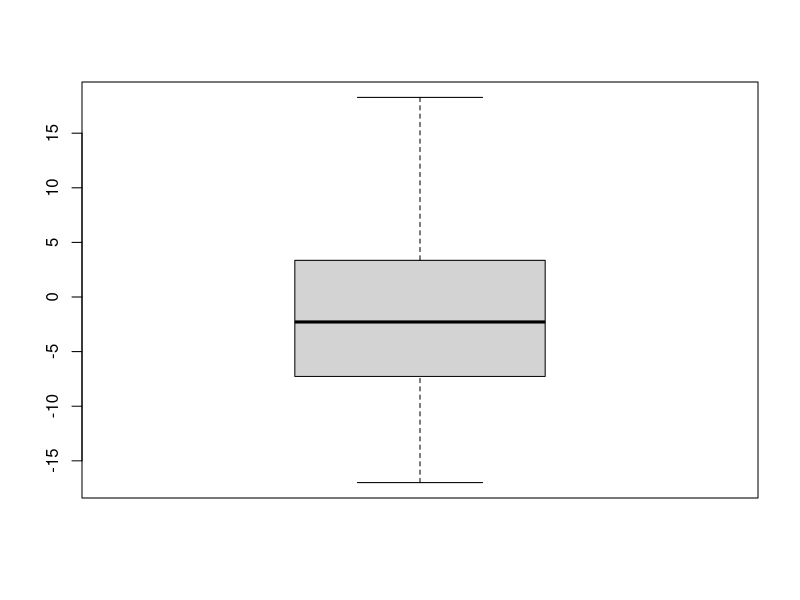
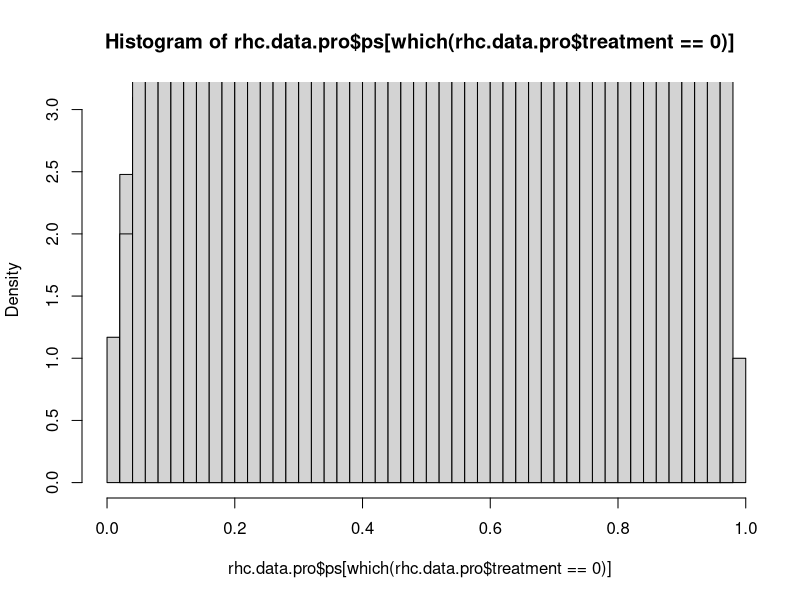
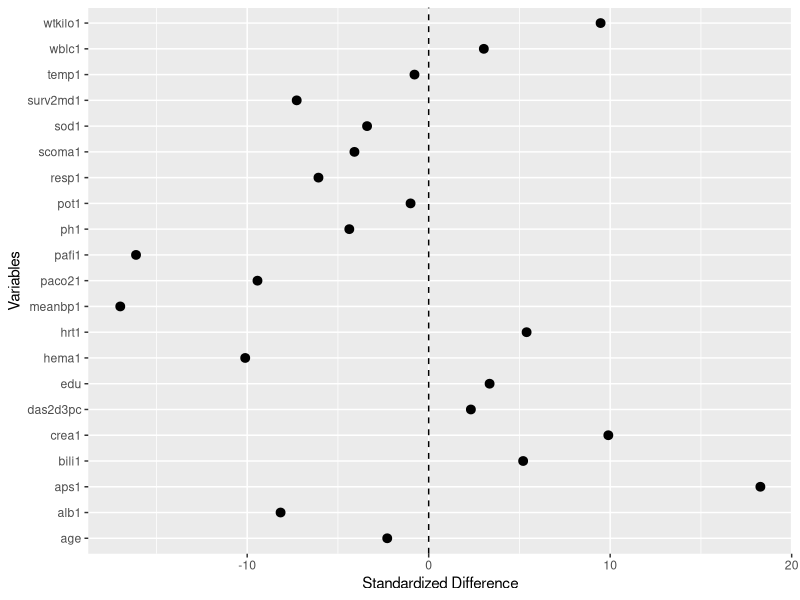
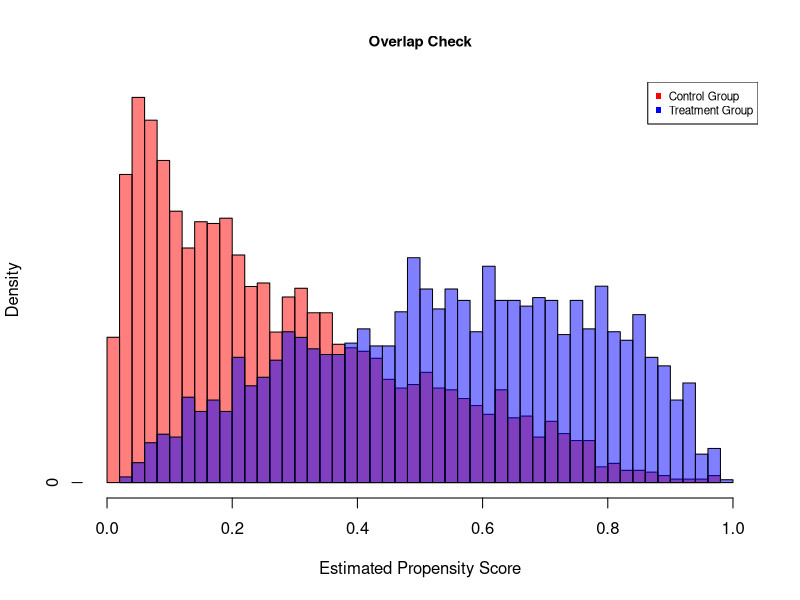
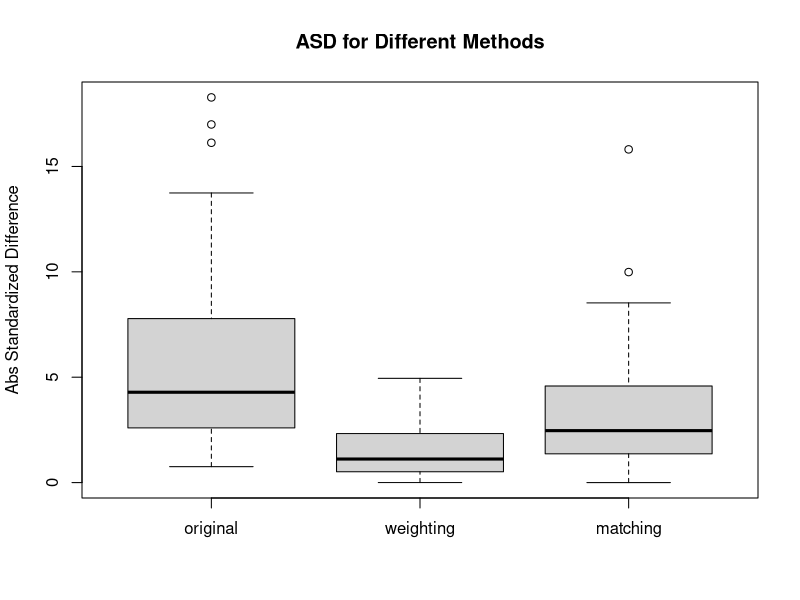

Here is the R script that generated these plots, in order:
## ---- chunk 1
library(ggplot2)
library(mgcv)
library(Matching)
library(xtable)

rhc.data<-read.table("data/rhc.txt")

#Check Missing Values
any(unlist(lapply(rhc.data,FUN=function(x){any(is.na(x))})))


#Continuous Variables
names(which(unlist(lapply(rhc.data,class))=="numeric"))
names(which(unlist(lapply(rhc.data,class))=="integer"))
#Categorical Variables
names(which(unlist(lapply(rhc.data[,c(-1,-54)],class))=="logical"))
names(which(unlist(lapply(rhc.data,class))=="factor"))

n_indi<-c(which(unlist(lapply(rhc.data,class))=="numeric"),which(unlist(lapply(rhc.data,class))=="integer"))
c_indi<-c(which(unlist(lapply(rhc.data[,c(-1,-54)],class))=="logical"),which(unlist(lapply(rhc.data,class))=="factor"))


#Descriptive Comparison
data_t<-subset(rhc.data,treatment==1)
data_c<-subset(rhc.data,treatment==0)
size_t<-dim(data_t)[1]
size_c<-dim(data_c)[1]

#Calculate ASD for Continuous Variables
dif1<-apply(data.matrix(data_t[,n_indi]),2,mean)-
  apply(data.matrix(data_c[,n_indi]),2,mean)

sd1<-sqrt(apply(data.matrix(data_t[,n_indi]),2,var)/size_t+
      apply(data.matrix(data_c[,n_indi]),2,var)/size_c)

ASD_1<-dif1/sd1;boxplot(ASD_1)

ASD<-data.frame(mean=dif1,sd=sd1,asd=ASD_1)
pdf("asd.pdf",width=8,height=6)
ggplot(data=ASD,aes(x=names(ASD_1),y=asd,ymin=asd,ymax=asd))+geom_pointrange()+
  geom_hline(yintercept = 0,lty=2)+coord_flip()+xlab("Variables")+ylab("Standardized Difference")
dev.off()

##############################################
# Regression adjustment 1: without matching ##
##############################################

########################################################################## 
###Note: Here I use the simple GLM for the regression adjustment model.  #
###For more flexible outcome model, one can use things like splines      #
###(e.g. the "gam" function in the "mgcv" package)                       #
##########################################################################

outcomeformula = function()
{
  return(dth30 ~ age + sex + race + edu + income + 
          ninsclas + cat1 + cat2 + resp + card + neuro + gastr + renal + meta +
          hema + seps + trauma + das2d3pc + dnr1 + ca + surv2md1 +
          aps1 + scoma1 + wtkilo1 + temp1 + meanbp1 + resp1 + hrt1 + pafi1 + 
          paco21 + ph1 + wblc1 + hema1 + sod1 + pot1 + crea1 + bili1 + alb1 + 
          cardiohx + chfhx + dementhx + psychhx + chrpulhx + renalhx + 
          liverhx + gibledhx + malighx + immunhx + transhx + amihx + wt0 + ortho)
}

model_control<-glm(outcomeformula(), data=data_c,family=binomial(link="logit"))
model_treated<-glm(outcomeformula(), data=data_t,family=binomial(link="logit"))


#model_control<-glm(
#  as.formula(paste(colnames(rhc.data)[54], "~",
#                   paste(colnames(rhc.data)[c_indi], collapse = "+"),"+",
#                   paste(paste("s(",colnames(rhc.data)[n_indi],")",sep=""),collapse="+"),
#                   sep = ""
#  )),
#  data=data_c,family=binomial(link="logit")
#)


#model_treated<-glm(
#  as.formula(paste(colnames(rhc.data)[54], "~",
#                   paste(colnames(rhc.data)[c_indi], collapse = "+"),"+",
#                   paste(paste("s(",colnames(rhc.data)[n_indi],")",sep=""),collapse="+"),
#                   sep = ""
#  )),
#  data=data_t,family=binomial(link="logit")
#)

ATE_1<-(sum(data_t$dth30-predict(model_control,newdata = data_t,type="response"))-
  sum(data_c$dth30-predict(model_treated,newdata = data_c,type="response")))/dim(rhc.data)[1]

ATT_1<-mean(data_t$dth30-predict(model_control,newdata = data_t,type="response"))

# ######################################
# #Calculate variance via Delta Method #
# ######################################
# 
# X=predict(model_control,newdata=data_t,type='lpmatrix')
# c=coef(model_control)
# w=exp(-X%*%c)/((1+exp(-X%*%c))^2)
# h=apply(X,2,FUN=function(x){sum(x*w)})
# VAR_T<-t(h)%*%vcov(model_control,freq=T)%*%h
# 
# X=predict(model_treated,newdata=data_c,type='lpmatrix')
# t=coef(model_treated)
# w=exp(-X%*%t)/((1+exp(-X%*%t))^2)
# h=apply(X,2,FUN=function(x){sum(x*w)})
# VAR_C<-t(h)%*%vcov(model_treated,freq=T)%*%h
# ATE_VAR_reg=VAR_T/dim(rhc.data)[1]^2+VAR_C/dim(rhc.data)[1]^2+
#   var(rhc.data$dth30)/dim(rhc.data)[1]
#Standard Deviation of ATE
#sqrt(ATE_VAR_reg)

#Standard Deviation of ATT
#ATT_VAR_reg= var(data_t$dth30)/dim(data_t)[1]+VAR_T/dim(data_t)[1]^2
#sqrt(ATT_VAR_reg)


###########################
#Propensity Score Methods #
###########################

###########################################
#Stage 1: Estimate PS using logistic model#
###########################################

propscoreformula = function()
{
  return(treatment ~ age + sex + race + edu + income + 
          ninsclas + cat1 + cat2 + resp + card + neuro + gastr + renal + meta +
          hema + seps + trauma + das2d3pc + dnr1 + ca + surv2md1 +
          aps1 + scoma1 + wtkilo1 + temp1 + meanbp1 + resp1 + hrt1 + pafi1 + 
          paco21 + ph1 + wblc1 + hema1 + sod1 + pot1 + crea1 + bili1 + alb1 + 
          cardiohx + chfhx + dementhx + psychhx + chrpulhx + renalhx + 
          liverhx + gibledhx + malighx + immunhx + transhx + amihx + wt0 + ortho)
}


first_model<-glm(treatment ~ age + sex + race + edu + income + 
          ninsclas + cat1 + cat2 + resp + card + neuro + gastr + renal + meta +
          hema + seps + trauma + das2d3pc + dnr1 + ca + surv2md1 +
          aps1 + scoma1 + wtkilo1 + temp1 + meanbp1 + resp1 + hrt1 + pafi1 + 
          paco21 + ph1 + wblc1 + hema1 + sod1 + pot1 + crea1 + bili1 + alb1 + 
          cardiohx + chfhx + dementhx + psychhx + chrpulhx + renalhx + 
          liverhx + gibledhx + malighx + immunhx + transhx + amihx + wt0 + ortho,family = binomial(link="logit"),data=rhc.data
)

rhc.data.pro<-rhc.data
rhc.data.pro$ps<-fitted(first_model)

################################
#draw overlaid histogram of PS #
################################

a<-hist(rhc.data.pro$ps[which(rhc.data.pro$treatment==0)],breaks=50,freq=FALSE)
a$counts<-a$counts/sum(a$counts)

b<-hist(rhc.data.pro$ps[which(rhc.data.pro$treatment==1)],breaks=50,add=T)
b$counts<-b$counts/sum(b$counts)

pdf("prophist.pdf",width=8,height=6)
plot(a,col=rgb(1,0,0,0.5),main="Overlap Check",cex.main=0.9,xlab="Estimated Propensity Score",ylab="Density",xlim=c(0,1))
plot(b,add=TRUE,col=rgb(0,0,1,0.5),main="Overlap Check",xlab="Estimated Propensity Score",ylab="Density")
legend("topright",legend=c("Control Group","Treatment Group"),col=c("red","blue"),pch=15,cex=0.7)
dev.off()

################################################
#  Exclude samples in nonoverlapping region   ##
################################################ 
low_bound<-max(min(rhc.data.pro$ps[which(rhc.data.pro$treatment==1)]),
               min(rhc.data.pro$ps[which(rhc.data.pro$treatment==0)]))

up_bound<-min(max(rhc.data.pro$ps[which(rhc.data.pro$treatment==1)]),
              max(rhc.data.pro$ps[which(rhc.data.pro$treatment==0)]))

#Disgard the sample out of the common support
olp.rhc.data<-subset(rhc.data.pro,rhc.data.pro$ps>=low_bound&rhc.data.pro$ps<=up_bound)

######################################
##PS Stage 2: estimate causal effect #
######################################

#####################################
#Option 1: Matching with Replacement#
#####################################

ATE_matching_m<-Match(Y=olp.rhc.data$dth30,Tr=olp.rhc.data$treatment,estimand = "ATE",
                  X=data.matrix(olp.rhc.data[,-c(1,54,55)]),M=6,Weight = 1)

ATT_matching_m<-Match(Y=olp.rhc.data$dth30,Tr=olp.rhc.data$treatment,estimand = "ATT",
                      X=data.matrix(olp.rhc.data[,-c(1,54,55)]),M=6,Weight = 1)
                      
######################################
#Balance Check: defends on the method#
######################################
treated<-unique(ATT_matching_m$index.treated)
control<-ATT_matching_m$index.control
treat_size<-length(treated)
control_size<-dim(olp.rhc.data)[1]-treat_size


#ASD: absolute standardized difference. original data
ori_d<-apply(data.matrix(rhc.data[,-c(1,54,55)]),MARGIN=2,FUN=function(x){
  abs(mean(x[rhc.data$treatment==1])-mean(x[rhc.data$treatment==0]))})
sd<-apply(data.matrix(rhc.data[,-c(1,54,55)]),MARGIN=2,FUN=function(x)
{sqrt(var(x[rhc.data$treatment==1])/sum(rhc.data$treatment)+var(x[rhc.data$treatment==0])/sum(1-rhc.data$treatment))})
ori_asd<-ori_d/sd


olp_sd<-apply(data.matrix(olp.rhc.data[,-c(1,54,55)]),MARGIN=2,FUN=function(x)
{sqrt(var(x[treated])/treat_size+var(x[-treated])/control_size)})

#ASD: matching  

match_d<-apply(data.matrix(olp.rhc.data[,-c(1,54,55)]),MARGIN=2,FUN=function(x)
{abs(mean(x[treated])-mean(x[control]))})
match_asd<-match_d/olp_sd


#ASD: weighting
ipw<-olp.rhc.data$ps/(1-olp.rhc.data$ps)
ipw_d<-apply(data.matrix(olp.rhc.data[,-c(1,54,55)]),MARGIN=2,FUN=function(x){
  abs(mean(x[treated])-sum(x[-treated]*ipw[-treated])/
        sum(ipw[-treated]))})
weight_asd<-ipw_d/olp_sd

###########################################
#ASD Comparison between methods: boxplot  #
###########################################
pdf("ASD_compare.pdf",width=8,height=6)
boxplot(ori_asd,weight_asd,match_asd,main="ASD for Different Methods",names=c("original","weighting","matching"),
        ylab="Abs Standardized Difference")
dev.off()


######################
#Option 2: Weighting #
######################

#ATT IPW
ATT_IPW<-mean(olp.rhc.data[treated,"dth30"])-sum(olp.rhc.data[-treated,"dth30"]*ipw[-treated])/sum(ipw[-treated])

#ATE IPW
ATE_IPW<-sum(olp.rhc.data[treated,"dth30"]/olp.rhc.data[treated,"ps"])/sum(1/olp.rhc.data[treated,"ps"])-
  sum(olp.rhc.data[-treated,"dth30"]/(1-olp.rhc.data[-treated,"ps"]))/sum(1/(1-olp.rhc.data[-treated,"ps"]))

#Double Robustness
#ATT DR
ATT_DR<-mean(olp.rhc.data[treated,"dth30"])-sum((olp.rhc.data$dth30*(1-olp.rhc.data$treatment)*
                                             olp.rhc.data$ps+predict(model_control,newdata=olp.rhc.data,type="response")*
                                               (olp.rhc.data$treatment-olp.rhc.data$ps))/(1-olp.rhc.data$ps))/treat_size
#ATE DR
ATE_DR<-mean(olp.rhc.data$treatment*olp.rhc.data$dth30/olp.rhc.data$ps)-
    mean((olp.rhc.data$treatment-olp.rhc.data$ps)*predict(model_treated,newdata=olp.rhc.data,type="response")/olp.rhc.data$ps)-
    mean((1-olp.rhc.data$treatment)*olp.rhc.data$dth30/(1-olp.rhc.data$ps))-
    mean((olp.rhc.data$treatment-olp.rhc.data$ps)*predict(model_control,newdata=olp.rhc.data,type="response")/(1-olp.rhc.data$ps))
    
############################################
#Regression Adjustment 2: on Matched Sample#
############################################

##############################################################
### need to re-fit the regression model to the matched sample#
##############################################################

#model_control_m<-glm(outcomeformula, data=data_c,family=binomial(link="logit"))
#model_treated_m<-glm(outcomeformula, data=data_t,family=binomial(link="logit"))


#ATT
mu1=predict(model_control,newdata=olp.rhc.data[control,],type="response")
mu2=predict(model_control,newdata=olp.rhc.data[ATT_matching_m$index.treated,],type="response")
ATT_mix=mean(olp.rhc.data[treated,"dth30"])-sum(olp.rhc.data[control,"dth30"]+mu2-mu1)/(6*treat_size)

#ATE
mu3=predict(model_control,newdata=olp.rhc.data[ATE_matching_m$index.control,],type="response")
mu4=predict(model_control,newdata=olp.rhc.data[ATE_matching_m$index.treated,],type="response")
mu5=predict(model_treated,newdata=olp.rhc.data[ATE_matching_m$index.control,],type="response")
mu6=predict(model_treated,newdata=olp.rhc.data[ATE_matching_m$index.treated,],type="response")

ATE_mix=ATE_matching_m$est-(-sum(mu3)+sum(mu4)-sum(mu5)+sum(mu6))/(6*dim(olp.rhc.data)[1])

#################################
#Bootstrap to Get the Variance  #
#Takes time to run              #
#################################
 
B=200
b_reg1<-b_reg2<-b_IPW1<-b_IPW2<-numeric(B)
b_DR1<-b_DR2<-b_mix1<-b_mix2<-numeric(B)
for (i in (1:B))
{
  #Resample Data
  tryCatch({
    b_index<-sample(1:dim(rhc.data)[1],size=dim(rhc.data)[1],replace = T)
    bdata<-rhc.data[b_index,]
    bdata$cat1<-NULL
    bdata$cat2<-NULL
    bn_indi<-c(which(unlist(lapply(bdata,class))=="numeric"),which(unlist(lapply(bdata,class))=="integer"))
    bc_indi<-c(which(unlist(lapply(bdata[,c(-1,-52)],class))=="logical"),which(unlist(lapply(bdata,class))=="factor"))
    
    #Ensure both treatment and control group
    if(var(bdata$treatment)>0)
    {
      #Direct Regression
      b_control<-glm(
          as.formula(paste(colnames(bdata)[52], "~",
                           paste(colnames(bdata)[bc_indi], collapse = "+"),"+",
                           paste(paste("s(",colnames(bdata)[bn_indi],")",sep=""),collapse="+"),
                           sep = ""
          )),
          data=subset(bdata,treatment==0),family=binomial(link="logit")
        )
      
      b_treated<-glm(
        as.formula(paste(colnames(bdata)[52], "~",
                         paste(colnames(bdata)[bc_indi], collapse = "+"),"+",
                         paste(paste("s(",colnames(bdata)[bn_indi],")",sep=""),collapse="+"),
                         sep = ""
        )),
        data=subset(bdata,treatment==1),family=binomial(link="logit")
      )
      
      #ATT calculation:
      b_reg1[i]<-sum(bdata[bdata$treatment==1,"dth30"]-predict(b_control,newdata=bdata[bdata$treatment==1,],type="response"))/sum(bdata$treatment)
      #ATE Calculation:
      b_reg2[i]<-(sum(subset(bdata,treatment==1)$dth30-predict(b_control,newdata = subset(bdata,treatment==1),type="response"))-
          sum(subset(bdata,treatment==0)$dth30-predict(b_treated,newdata = subset(bdata,treatment==0),type="response")))/dim(bdata)[1]
      
      
      #PS: Stage 1
      b_model<-glm(as.formula(paste(colnames(bdata)[1], "~",
                            paste(colnames(bdata)[bc_indi], collapse = "+"),"+",
                            paste(paste("s(",colnames(bdata)[bn_indi],")",sep=""),collapse="+"),
                            sep = ""
      )),family = binomial(link="logit"),data=bdata
      )
      bdata$ps<-fitted(b_model)
      
      ###################################################
      #Check Overlap: this step is not always necessary #
      ###################################################  
      low_b<-max(min(bdata$ps[which(bdata$treatment==1)]),
                 min(bdata$ps[which(bdata$treatment==0)]))
      
      up_b<-min(max(bdata$ps[which(bdata$treatment==1)]),
                max(bdata$ps[which(bdata$treatment==0)]))
      bdata<-subset(bdata,bdata$ps>=low_b&bdata$ps<=up_b)
      

      #Matching
      b_ATE_matching_m<-Match(Y=bdata$dth30,Tr=bdata$treatment,estimand = "ATE",
                            X=data.matrix(bdata[,-c(1,52,53)]),M=6,Weight = 1)
      
      b_ATT_matching_m<-Match(Y=bdata$dth30,Tr=bdata$treatment,estimand = "ATT",
                            X=data.matrix(bdata[,-c(1,52,53)]),M=6,Weight = 1)
      
      treated<-unique(b_ATT_matching_m$index.treated)
      control<-b_ATT_matching_m$index.control
      treat_size<-length(treated)
      control_size<-dim(bdata)[1]-treat_size
      
      mu1=predict(b_control,newdata=bdata[control,],type="response")
      mu2=predict(b_control,newdata=bdata[b_ATT_matching_m$index.treated,],type="response")
      b_mix1[i]=mean(bdata[treated,"dth30"])-sum(bdata[control,"dth30"]+mu2-mu1)/(6*treat_size)
      
      #ATE: Matching with regression
      mu3=predict(b_control,newdata=bdata[b_ATE_matching_m$index.control,],type="response")
      mu4=predict(b_control,newdata=bdata[b_ATE_matching_m$index.treated,],type="response")
      mu5=predict(b_treated,newdata=bdata[b_ATE_matching_m$index.control,],type="response")
      mu6=predict(b_treated,newdata=bdata[b_ATE_matching_m$index.treated,],type="response")
      
      b_mix2[i]=b_ATE_matching_m$est-(-sum(mu3)+sum(mu4)-sum(mu5)+sum(mu6))/(6*dim(bdata)[1])
      
      #IPW
      #Calculate Size
      btreated<-(1:dim(bdata)[1])[bdata$treatment==1]
      treat_size<-sum(bdata$treatment)
      control_size<-dim(bdata)[1]-treat_size
      
      bipw<-bdata$ps/(1-bdata$ps)
      b_IPW1[i]<-mean(bdata[btreated,"dth30"])-sum(bdata[-btreated,"dth30"]*bipw[-btreated])/sum(bipw[-btreated])
      b_IPW2[i]<-sum(bdata[btreated,"dth30"]/bdata[btreated,"ps"])/sum(1/bdata[btreated,"ps"])-
        sum(bdata[-btreated,"dth30"]/(1-bdata[-btreated,"ps"]))/sum(1/(1-bdata[-btreated,"ps"]))
      
      #DR
      b_DR1[i]<-mean(bdata[btreated,"dth30"])-sum((bdata$dth30*(1-bdata$treatment)*
                                                         bdata$ps+predict(b_control,newdata=bdata,type="response")*
                                                         (bdata$treatment-bdata$ps))/(1-bdata$ps))/treat_size
      #ATE DR
      b_DR2[i]<-mean(bdata$treatment*bdata$dth30/bdata$ps)-
        mean((bdata$treatment-bdata$ps)*predict(b_treated,newdata=bdata,type="response")/bdata$ps)-
        mean((1-bdata$treatment)*bdata$dth30/(1-bdata$ps))-
        mean((bdata$treatment-bdata$ps)*predict(b_control,newdata=bdata,type="response")/(1-bdata$ps))
      print(paste("==",i,"=="))
    }
    else
    {
      b_IPW1[i]<-NA
      b_DR1[i]<-NA
      b_reg1[i]<-NA
      b_IPW2[i]<-NA
      b_DR2[i]<-NA
      b_reg2[i]<-NA
      print("non overlap")
    }
    #Catching the Error
  },error=function(e){cat("ERROR:",conditionMessage(e),"\n")})
  
  
}
#Calculate Bootstrap Variance and SD
ATT_SD_reg_boot<-sqrt(var(b_reg1))
ATT_SD_IPW<-sqrt(var(b_IPW1))
ATT_SD_DR<-sqrt(var(b_DR1))
ATT_SD_Mix<-sqrt(var(b_mix1))

ATE_SD_reg_boot<-sqrt(var(b_reg2))
ATE_SD_IPW<-sqrt(var(b_IPW2))
ATE_SD_DR<-sqrt(var(b_DR2))
ATE_SD_Mix<-sqrt(var(b_mix2))


xtable(rbind(c(ATE_1,ATE_mix,ATE_IPW,ATE_DR),
c(ATE_SD_reg_boot,ATE_SD_Mix,ATE_SD_IPW,ATE_SD_DR),
c(ATT_1,ATT_mix,ATT_IPW,ATT_DR),
c(ATT_SD_reg_boot,ATT_SD_Mix,ATT_SD_IPW,ATT_SD_DR)),digits=4)


#pdf("Residual_check.pdf",height=5,width=10)
#par(mfrow=c(1,2))
#plot(fitted(model_treated),residuals.gam(model_treated),ylab="residual",xlab="fitted value (Control Model)")
#plot(fitted(model_control),residuals.gam(model_control),ylab="residual",xlab="fitted value (Treated Model)")
#dev.off()
 
